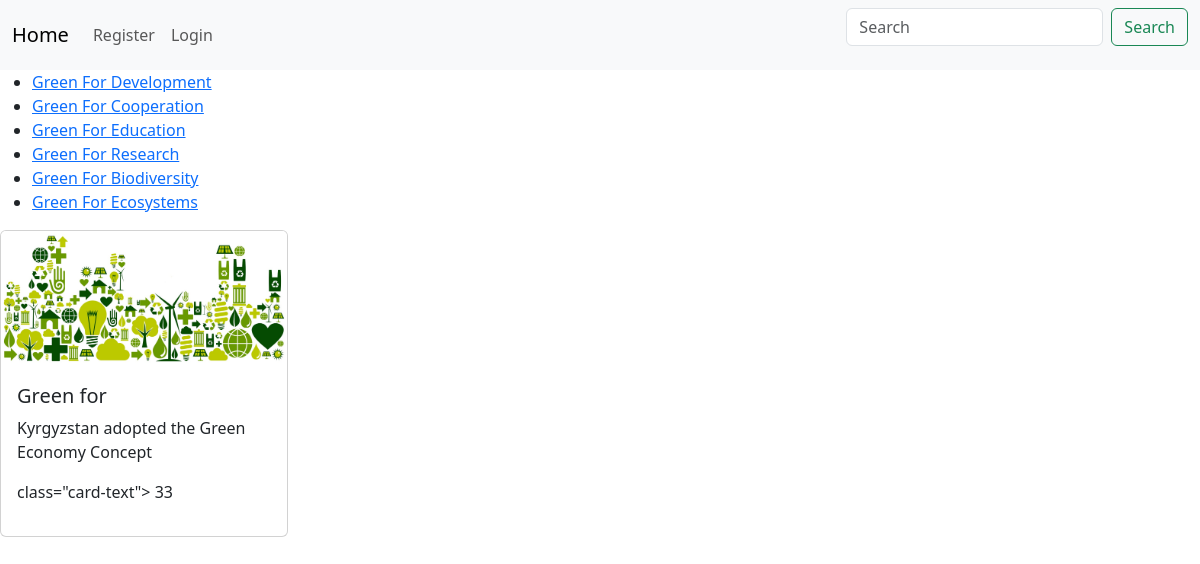
Page /post2/7/ on the committed database.
### posts/models.py (models this page shows, shortened)
class Post(models.Model):
    author = models.ForeignKey(User, on_delete=models.CASCADE, related_name="posts", null=True)
    image = models.ImageField(null=True, blank=True, upload_to="posts")
    title = models.CharField(max_length=50)
    content = models.TextField(null=True, blank=True)
    rate = models.IntegerField(default=0)
    created_at = models.DateTimeField(auto_now_add=True, null=True)
    updated_at = models.DateTimeField(auto_now=True, null=True)
    category = models.ForeignKey(Category, on_delete=models.CASCADE, null=True, blank=True)
    field = models.ManyToManyField(Field, blank=True)
    language = models.ForeignKey(Language, on_delete=models.CASCADE, null=True, blank=True)
    tag = models.ManyToManyField(Tag, null=True, blank=True)

### posts/views.py (the view)
# urls.py: path('post2/<int:pk>/', PostDetailView.as_view(), name='post_detail2'),
class PostDetailView(DetailView):
    model = Post
    template_name = "post_detail.html"
    context_object_name = "post"
    lookup_url_kwarg = "post_id"

### templates/post_detail.html (shortened to what this page needs)
{%extends "main.html"%}
{%load static%}
{%block content%}
<div class="card" style="width: 18rem;">
    {%if post.image%}
  <img src="{{post.image.url}}" class="card-img-top" alt="...">
  {%else%}
  <img src="{%static 'staticfile.jpg'%}" class="card-img-top" alt="...">
  {%endif%}
  <div class="card-body">
    <h5 class="card-title">Green for </h5>
    <p class="card-text">{{post.content}}</p>
    <p> class="card-text"> {{post.rate}}</p>
  </div>
</div>
{%endblock%}

### rows in the picture
Post: image (picture), content "Kyrgyzstan adopted the Green Economy Concept", rate "33"
